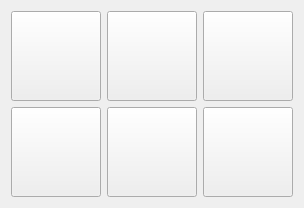
     <widget class="QWidget" name="main">
      <layout class="QGridLayout" name="gridLayout">
       <item row="0" column="0">
        <widget class="APushButton" name="IDC_MODE">
         <property name="minimumSize">
          <size>
           <width>90</width>
           <height>90</height>
          </size>
         </property>
         <property name="maximumSize">
          <size>
           <width>90</width>
           <height>90</height>
          </size>
         </property>
         <property name="text">
          <string/>
         </property>
         <property name="icon">
          <iconset resource="../../resource.qrc">
           <normaloff>:/icon/img/mode-setting.png</normaloff>:/icon/img/mode-setting.png</iconset>
         </property>
         <property name="iconSize">
          <size>
           <width>80</width>
           <height>80</height>
          </size>
         </property>
        </widget>
       </item>
       <item row="0" column="1">
        <widget class="APushButton" name="IDC_GENERAUX">
         <property name="minimumSize">
          <size>
           <width>90</width>
           <height>90</height>
          </size>
         </property>
         <property name="maximumSize">
          <size>
           <width>90</width>
           <height>90</height>
          </size>
         </property>
         <property name="text">
          <string/>
         </property>
         <property name="icon">
          <iconset resource="../../resource.qrc">
           <normaloff>:/icon/img/setting.png</normaloff>:/icon/img/setting.png</iconset>
         </property>
         <property name="iconSize">
          <size>
           <width>80</width>
           <height>80</height>
          </size>
         </property>
        </widget>
       </item>
       <item row="0" column="2">
        <widget class="APushButton" name="IDC_RECHERCHE">
         <property name="minimumSize">
          <size>
           <width>90</width>
           <height>90</height>
          </size>
         </property>
         <property name="maximumSize">
          <size>
           <width>90</width>
           <height>90</height>
          </size>
         </property>
         <property name="text">
          <string/>
         </property>
         <property name="icon">
          <iconset resource="../../resource.qrc">
           <normaloff>:/icon/img/search.png</normaloff>:/icon/img/search.png</iconset>
         </property>
         <property name="iconSize">
          <size>
           <width>80</width>
           <height>80</height>
          </size>
         </property>
        </widget>
       </item>
       <item row="1" column="0">
        <widget class="APushButton" name="IDC_APPLICATION">
         <property name="minimumSize">
          <size>
           <width>90</width>
           <height>90</height>
          </size>
         </property>
         <property name="maximumSize">
          <size>
           <width>90</width>
           <height>90</height>
          </size>
         </property>
         <property name="text">
          <string/>
         </property>
         <property name="icon">
          <iconset resource="../../resource.qrc">
           <normaloff>:/icon/img/application.png</normaloff>:/icon/img/application.png</iconset>
         </property>
         <property name="iconSize">
          <size>
           <width>80</width>
           <height>80</height>
          </size>
         </property>
        </widget>
       </item>
       <item row="1" column="1">
        <widget class="APushButton" name="IDC_ASSISTANT">
         <property name="minimumSize">
          <size>
           <width>90</width>
           <height>90</height>
          </size>
         </property>
         <property name="maximumSize">
          <size>
           <width>90</width>
           <height>90</height>
          </size>
         </property>
         <property name="text">
          <string/>
         </property>
         <property name="icon">
          <iconset resource="../../resource.qrc">
           <normaloff>:/icon/img/Assistant.png</normaloff>:/icon/img/Assistant.png</iconset>
         </property>
         <property name="iconSize">
          <size>
           <width>80</width>
           <height>80</height>
          </size>
         </property>
        </widget>
       </item>
       <item row="1" column="2">
        <widget class="APushButton" name="IDC_LIEU">
         <property name="minimumSize">
          <size>
           <width>90</width>
           <height>90</height>
          </size>
         </property>
         <property name="maximumSize">
          <size>
           <width>90</width>
           <height>90</height>
          </size>
         </property>
         <property name="text">
          <string/>
         </property>
         <property name="icon">
          <iconset resource="../../resource.qrc">
           <normaloff>:/icon/img/lieu-setting.png</normaloff>:/icon/img/lieu-setting.png</iconset>
         </property>
         <property name="iconSize">
          <size>
           <width>80</width>
           <height>80</height>
          </size>
         </property>
        </widget>
       </item>
      </layout>
     </widget>
